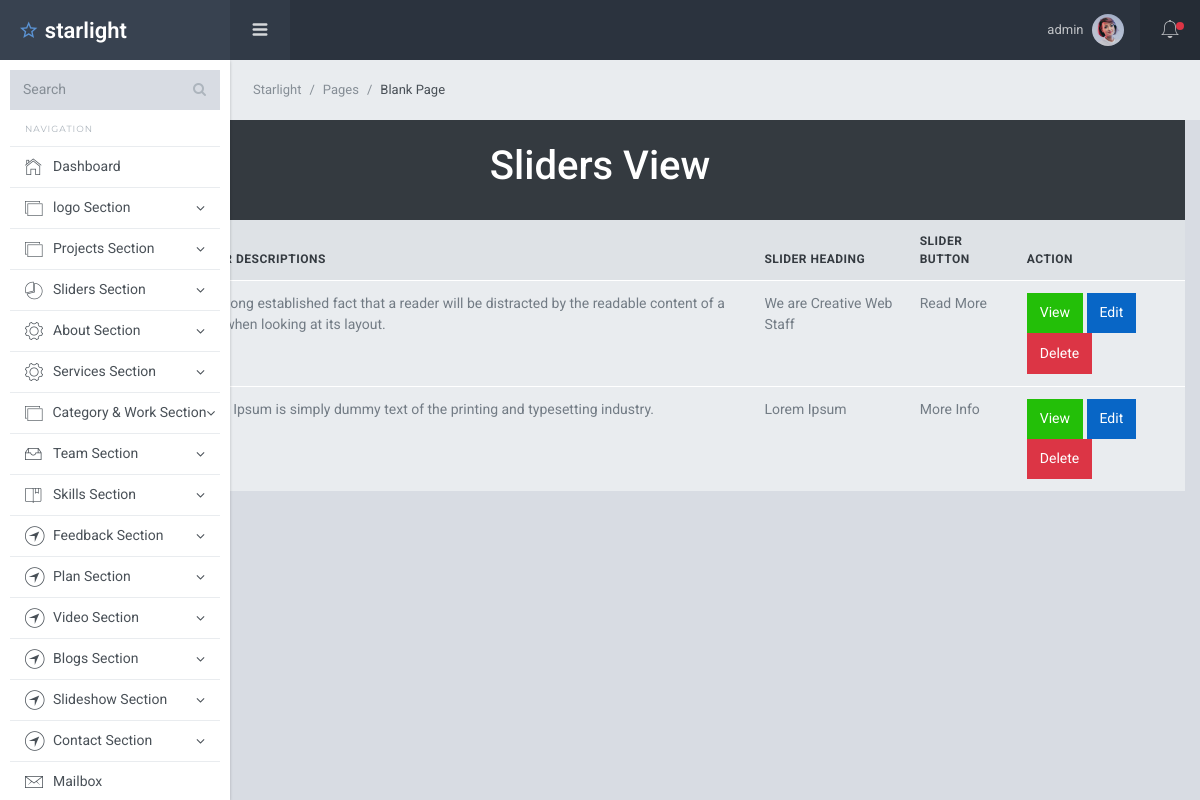
The app's page /slider/view_slider.php (signed in) with its own data.
### tables this page shows
CREATE TABLE `sliders` (
  `id` int(11) NOT NULL,
  `heading` varchar(100) NOT NULL,
  `description` text NOT NULL,
  `button` varchar(50) NOT NULL,
  `slider_pic` varchar(50) NOT NULL
);

### slider/view_slider.php (the view, shortened to what this page needs)
<?php require '../dashboard_part/dashboard_header.php';  ?>
<?php
require '../db.php';
$sql = "SELECT * FROM sliders";
$result = mysqli_query($db_conn, $sql);
?>
<section>
        <div class="container-fluid">
        <div class="row">
          <div class="col-lg-12 m-auto">
            <div class="bg-dark text-white text-center p-4" role="alert">
                <h1>Sliders View</h1>
            </div>
<table class="table">
  <thead>
    <tr>
    <th scope="col">SL</th>
      <th scope="col">slider Images</th>
      <th scope="col">slider Descriptions</th>
      <th scope="col">slider Heading</th>
      <th scope="col">slider Button</th>
      <th scope="col">Action</th>
    </tr>
  </thead>
  <tbody>
  <?php foreach($result as $sliders){ ?>
    <tr>
    <td><?php echo $sliders['id'] ?></td>
      <td><img width="100" src="/webcit/uploads/sliders/<?php echo $sliders['slider_pic'] ?>" alt=""></td>
      <td><?php echo $sliders['description'] ?></td>
      <td><?php echo $sliders['heading'] ?></td>
      <td><?php echo $sliders['button'] ?></td>
    <td>
      <a class="btn btn-success" href="/webcit/testimonial/testimonial_details.php?id=<?php  echo $sliders['id']  ?>" role="button">View</a>
      <a class="btn btn-primary" href="/webcit/testimonial/testimonial_edit.php?id=<?php  echo $sliders['id']  ?>" role="button">Edit</a>
      <?php if($_SESSION['role'] != 'Author'){ ?>
      <a data-toggle="modal" data-target="#del<?php echo $sliders['id'] ?>" class="btn btn-danger text-white">Delete</a>
      <?php } ?>
    </td>
    </tr>
   <?php }?>
  </tbody>
</table>
            </div>
        </div>
        </div>
    </section>
<?php require '../dashboard_part/dashboard_footer.php';  ?>

### records on screen
sliders: description "It is a long established fact that a reader will be distracted by the readable content of a page when looking at its layout.", heading "We are Creative Web Staff", button "Read More"
sliders: description "Lorem Ipsum is simply dummy text of the printing and typesetting industry.", heading "Lorem Ipsum", button "More Info"

### other values on screen
$_SESSION['username'] "admin"
